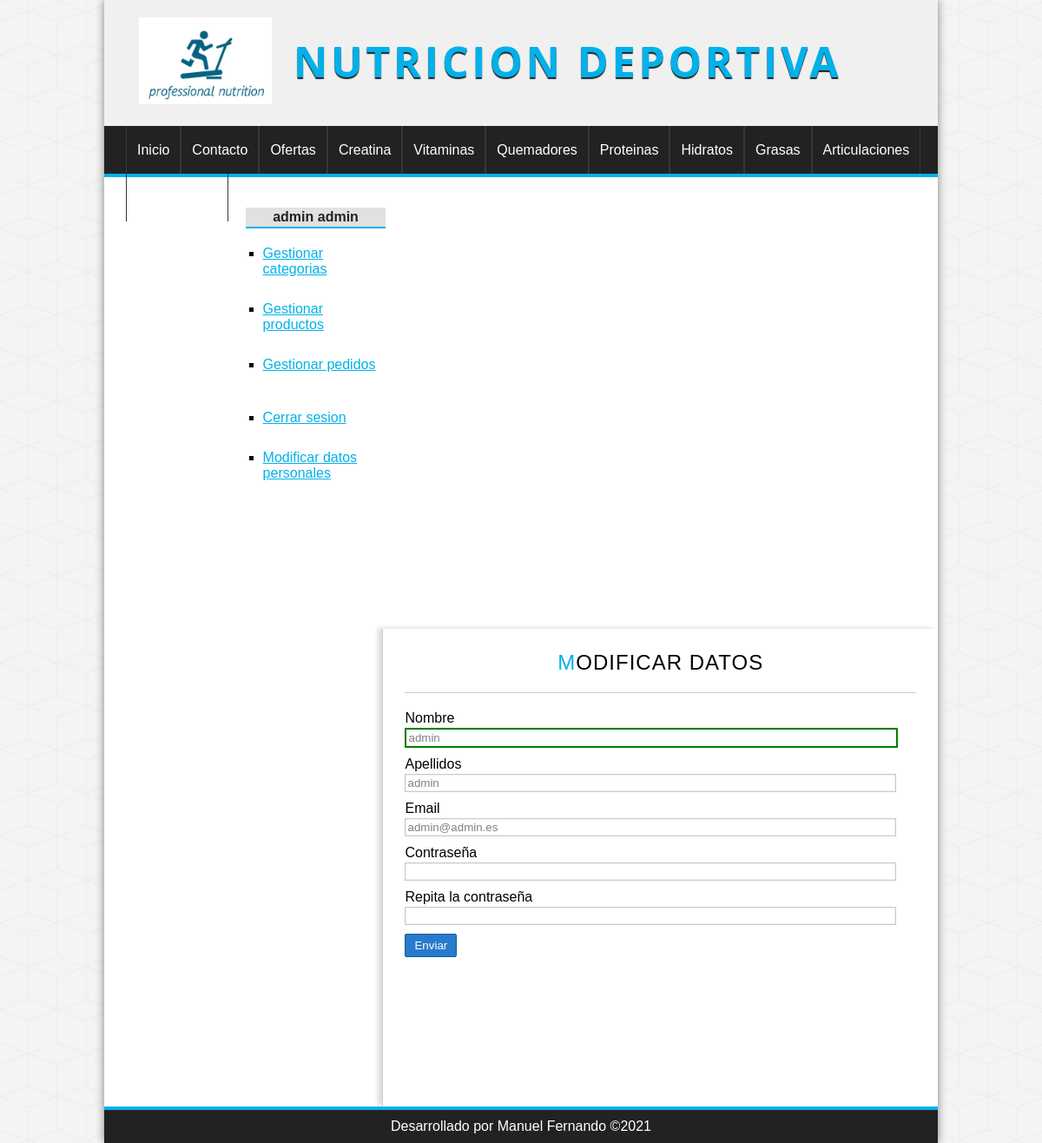
The app's page /usuario/editUser&id=118 (signed in) with its own data.
### tables this page shows
CREATE TABLE IF NOT EXISTS `categorias` (
  `id` int(255) NOT NULL AUTO_INCREMENT,
  `nombre` varchar(100) NOT NULL,
  PRIMARY KEY (`id`)
);

CREATE TABLE IF NOT EXISTS `usuarios` (
  `id` int(255) NOT NULL AUTO_INCREMENT,
  `nombre` varchar(100) NOT NULL,
  `apellidos` varchar(255) NOT NULL,
  `email` varchar(255) NOT NULL,
  `password` varchar(255) NOT NULL,
  `rol` varchar(20) DEFAULT NULL,
  `fecha` date DEFAULT NULL,
  `imagen` longtext DEFAULT NULL,
  PRIMARY KEY (`id`),
  UNIQUE KEY `uq_email` (`email`)
);

### config/db.php (called while the page is built)
<?php
 class Database {
     public static function connect(){
      try{
        $db = new mysqli('localhost', 'root', '' , 'tienda_nutricion');
        $db->query("SET NAME 'utf8'");
      }catch(Exception $e){
            die($e->getMessage());
      }
         return $db;
     }
 }
?>

### helpers/utils.php (called while the page is built, shortened)
<?php
class Utils{
    public static function showCategorias(){
        require_once 'models/categoria.php';
        $categoria = new Categoria();
        $categorias = $categoria->getAll();
        return $categorias;
    }
}
?>

### models/categoria.php (called while the page is built, shortened)
<?php
class Categoria{
    private $db;
    public function  __construct(){
        $this->db = Database::connect();
    }
    public function getAll(){
        $categorias = $this->db->query("SELECT * FROM categorias ORDER BY id DESC");
        return $categorias;
    }
}
?>

### models/usuario.php (called while the page is built, shortened)
<?php
class Usuario{
    private $id;
    private $db;
    public function  __construct(){
        $this->db = Database::connect();
    }
    function getId(){
        return $this->id;
    }
    function setId($id){
        $this->id=$id;
    }
    public function getOneUser(){
        $usuario = $this->db->query( "SELECT * FROM usuarios WHERE id = {$this->getId()}");
        return $usuario->fetch_object();
    }
}
?>

### views/usuario/crear.php (the view, shortened to what this page needs)
<?php if(isset($editUser) && isset($user) && is_object($user)) : ?>
    <h1 class="form_title">M<span>ODIFICAR DATOS</span></h1>
    <?php $url_action= base_url."usuario/saveUser&id=".$user->id; ?>
<?php endif; ?>
    <form id="form_register" name="form_register" action=<?=$url_action?> method="POST" onsubmit="return validate();">
        <label for="name">Nombre</label>
        <input type="text" onblur="this.className = 'campo';checkInputName()"  value="<?=isset($user) && is_object($user) ? $user->nombre: '' ?>" name="name" id="name"  pattern="[A-Za-z ]{2,20}" title="Introduce de 2 a 20 letras ;" required autofocus /><span></span>
        <label for="surname">Apellidos</label>
        <input type="text" onblur="this.className = 'campo';checkInputSurname()"  value="<?=isset($user) && is_object($user) ? $user->apellidos: '' ?>" name="surname" id="surname" pattern="[A-Za-z ]{2,20}"  title="Introduce de 2 a 20 letras " required /><span></span>
        <label for="email">Email</label>
        <input type="email" onblur="this.className = 'campo';checkInputEmail()"  value="<?=isset($user) && is_object($user) ? $user->email: '' ?>" name="email" id="email" title="Introduce una dirección de correo correcta;" required /><span></span>
        <label for="password">Contraseña</label>
        <input type="password" onblur="this.className = 'campo';checkInputPassword()"  minlength="4" maxlength="10" name="password" id="password"  title="Escriba la contraseña  entre 4 y 10 letras o números;" required /><span></span>
        <label for="password2">Repita la contraseña</label>
        <input type="password" onblur="this.className = 'campo';checkInputPassword2()" minlength="4" maxlength="10" name="password2" id="password2"  title="Escriba la contraseña  entre 4 y 10 letras o números;" required /><span></span>
    <input type="submit" value="Enviar" />
</form>

### views/layout/header.php (shortened to what this page needs)
<!DOCTYPE html>
<html lang="en">
<head>
    <link rel="stylesheet" href="<?=base_url?>assets/css/styles1.css" />
</head>
<body>
    <div id="container">
        <header id="header">
            <div id="logo">
                <img src="<?=base_url?>assets/img/logo1.jpg" alt="logo tienda" />
                <a href="<?=base_url?>">Nutricion deportiva</a>
            </div>
        </header>
        <?php $categorias = Utils::showCategorias();?>
        <nav id="menu">
            <ul>
                <li>
                    <a href="<?=base_url?>">Inicio</a>
                </li>
                <li>
                    <a href="<?=base_url?>usuario/contact">Contacto</a>
                </li>
                <?php while($cat = $categorias->fetch_object()) :?>
                <li>
                    <a href="<?=base_url?>categoria/ver&id=<?=$cat->id?>"><?=$cat->nombre?></a>
                </li>
                <?php endwhile; ?>
            </ul>
        </nav>
        <div id="content">

### assets/css/styles1.css (style rules this page uses)
* { padding: 0px; margin: 0px; font-family: sans-serif, Helvetica, Arial; }
body { background: url(../img/cubes.png); }
a { color: #01B1EA; }
#container { width: 80%; margin: 0px auto; box-shadow: 0px 0px 10px gray; background: white; }
#header { height: 145px; background: #F0F0F0; }
#logo { padding: 20px; margin-left: 20px; float:left; }
#logo img { float:left; height: 100px; }
#logo a { float:left; font-size: 48px; letter-spacing: 4px; font-family: 'Open Sans', Helvetica, Arial; text-transform: uppercase; color: #01B1EA; font-weight: bold; text-decoration: none; margin-top: 18px; margin-left: 25px; text-shadow: 0px 2px 1px #222222; transition: all 300ms; }
#menu { clear:both; background: #222; color: white; height: 55px; border-bottom: 4px solid #01B1EA; }
#menu ul { list-style: none; text-decoration: none; margin: 0px auto; margin-left: 25px; }
#menu ul li { line-height: 55px; float:left; border-right: 1px solid #363636; }
#menu a { display: block; color: white; text-decoration: none; padding-left: 12px; padding-right: 12px; transition: all 300ms; }
#menu a:first-child { border-left: 1px solid #363636; }
#content { margin: 0px auto; overflow: hidden; background: white; }
label, input[type="text"], input[type="password"], input[type="email"], input[type="number"], select, textarea { display:block; width: 95%; margin-top: 2px; margin-bottom: 2px; }
input[type="text"], input[type="password"], input[type="email"], input[type="number"], select, textarea { border: 1px solid #C9C9C9; box-shadow: 0px 0px 2px #ccc inset; background: white; padding: 2px; color: gray; transition: all 300ms; }
input[type="button"], input[type="submit"], button, .button { display: block; border-radius: 2px; width: auto; padding: 5px; padding-left: 10px; padding-right: 10px; color: white; background: #2979CD; border: 1px solid #11608E; cursor:pointer; }
label, input[type="button"], input[type="submit"], button { display:block; margin-top: 10px; }
#central h1 { font-size: 24px; font-weight: normal; letter-spacing: 1px; text-align: center; border-bottom: 1px solid #ccc; margin-bottom: 20px; padding: 20px; padding-top: 0px; }
.form_title { font-weight: normal; font-family: sans-serif; color: #01B1EA; padding: 10px; }
.form_title span { color:black; }
.campo:valid { border: 2px solid green; }

### records on screen
categorias: nombre "Ofertas"
categorias: nombre "Creatina"
categorias: nombre "Vitaminas"
categorias: nombre "Quemadores"
categorias: nombre "Proteinas"
categorias: nombre "Hidratos"
categorias: nombre "Grasas"
categorias: nombre "Articulaciones"
usuarios: name "admin", surname "admin", email "admin@admin.es"

### other values on screen
$_SESSION['identity']->nombre "admin"
$_SESSION['identity']->apellidos "admin"
